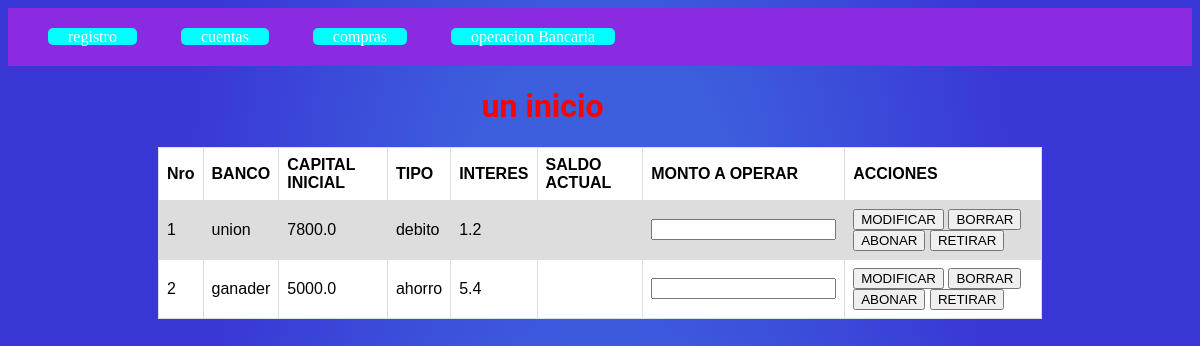
The page /cuentas on the database as committed earlier.
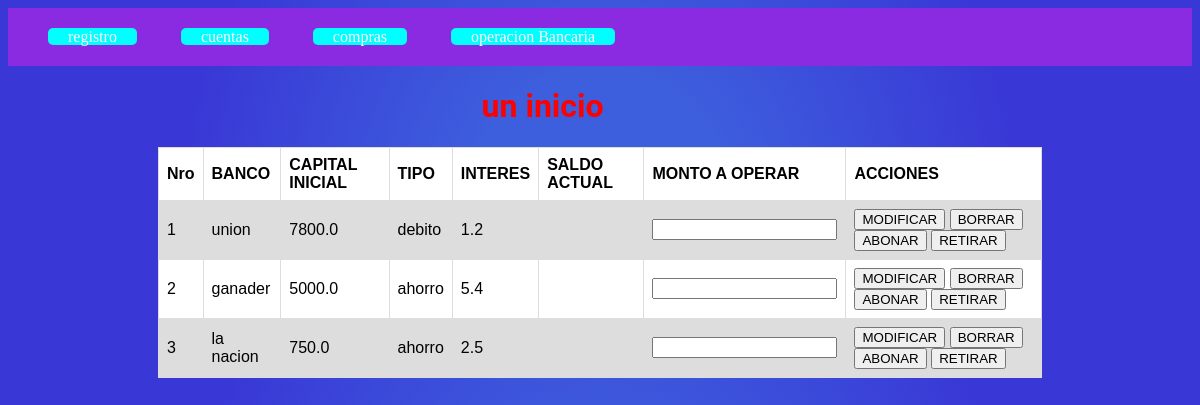
The same page on the database as committed later.
### aplicaciones/CuentaBancaria/models.py (models this page shows, shortened)
class cuenta(models.Model):
    id_c=models.AutoField(primary_key=True)
    banco=models.CharField (max_length=20)
    capital=models.FloatField(max_length=6)
    fecha=models.DateField(editable=True)
    tipo=models.CharField(max_length=10,default='corriente')
    interes=models.FloatField(max_length=6,default=0.00)

### aplicaciones/CuentaBancaria/views.py (the view)
# urls.py: path('cuentas',views.listaDecuentas),
def listaDecuentas(request):
    ctafil=filtraEstadosCuenta
    return render(request,"ListaDcuentas.html",{"cuentas":ctafil})

### aplicaciones/CuentaBancaria/views.py (called while the page is built)
def filtraEstadosCuenta():
    cuentas=cuenta.objects.all()
    listcuentas=[]
    for ct in cuentas:
        totalr=totalretiros(ct.id_c)
        totala=totalabonos(ct.id_c)
        ct.capital=ct.capital+totala-totalr
        listcuentas.append(ct)
    return listcuentas

def totalretiros(id):
    saldo=transaccion.objects.filter(id_c=id)
    totalRetiros=0
    if (saldo):
        for s in saldo:
            totalRetiros=s.retiro+totalRetiros
    return totalRetiros

def totalabonos(id):
    saldo=transaccion.objects.filter(id_c=id)
    total=0
    if (saldo):
        for s in saldo:
            total=s.Abono+total
    return total

### aplicaciones/CuentaBancaria/templates/ListaDcuentas.html (shortened to what this page needs)
{% extends "encabezado.html" %}
{% block contenido %}
<div class='contentabla'>
    <table>
        <tr>
            <th>Nro</th>
            <th>BANCO</th>
            <th>CAPITAL INICIAL</th>
            <th>TIPO</th>
            <th>INTERES</th>
            <th>SALDO ACTUAL</th>
            <th>MONTO A OPERAR</th>
            <th>ACCIONES</th>
        </tr>
            {% for cta in cuentas %}
            <tr>
            <td>{{forloop.counter}}</td>
            <td>{{cta.banco}}</td>
            <td>{{cta.capital}}</td>
            <td>{{cta.tipo}}</td>
            <td>{{cta.interes}}</td>
            <td></td>
            <form action="/retiro/{{cta.id_c}}" method="post"> {% csrf_token %}
            <td><input type="number" name="num"></td>
            <td>
                <input type="submit" class='btntabla' value="MODIFICAR">
                <input type="submit" class='btntabla' value="BORRAR">
                <input type="submit" class='btntabla' value="ABONAR">
                <input type="submit" class='btntabla' value="RETIRAR">
            </form>
            </tr>
            {% endfor %}
    </table>
</div>
{% endblock  %}

Rows that differ between the two databases and show on the page:
added cuenta: banco "la nacion", capital "750.0", tipo "ahorro", interes "2.5"
